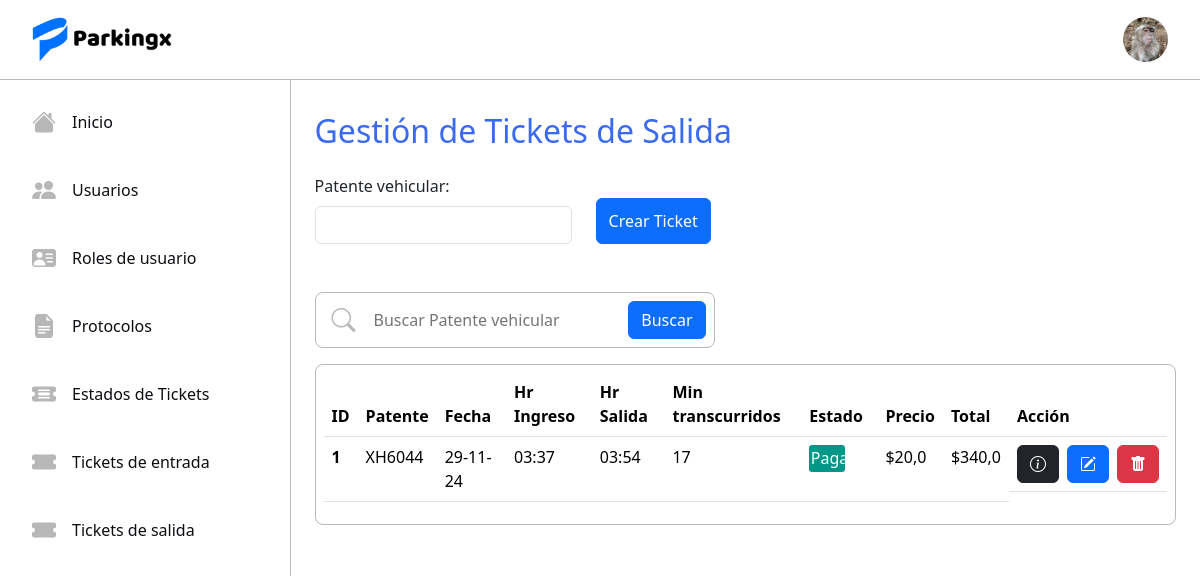
Page /ticketS/ (signed in) on the committed database.
### tickets/models.py (models this page shows, shortened)
class Usuario(AbstractUser):
    name = models.CharField(max_length=50)
    last_name = models.CharField(max_length=50)
    rut = models.CharField(max_length=10, unique=True)
    email = models.EmailField(max_length=254, unique=True)
    rol = models.ForeignKey(Rol, on_delete=models.RESTRICT)
    avatar = models.ImageField(upload_to='avatars', blank=True, null=True)

class TicketSalida(models.Model):
    date = models.DateField(auto_now_add=False, null=True, blank=True)
    entrace_time = models.TimeField(auto_now=False, auto_now_add=False, null=True, blank=True)
    exit_time = models.TimeField(auto_now=False, auto_now_add=False, null=True, blank=True)
    patente = models.CharField(max_length=6, unique=True)
    state = models.ForeignKey(TicketState, on_delete=models.RESTRICT, default=3)
    price = models.FloatField(null=True, blank=True, default="20.0")
    min_lapsed = models.PositiveIntegerField(null=True, blank=True)
    total = models.FloatField(null=True, blank=True)

class TicketState(models.Model):
    name = models.CharField(max_length=50, unique=True)
    description = models.TextField()
    def __str__(self) -> str:
        return self.name

### tickets/views.py (the view, shortened to what this page needs)
# urls.py: path('ticketS/', TicketSView.as_view(), name='ticketS'),
@method_decorator(login_required, name='dispatch')
class TicketSView(UserPassesTestMixin, View):
    template_name = 'tickets/tickets_salida/ticketsalida.html'
    def test_func(self):
        rol = self.request.user.rol.name
        return rol in ['root', 'Administrador', 'Cajero']
    def get(self, request):
        form = TicketSForm
        tickets = TicketSalida.objects.all()
        return render(request, self.template_name, {'form': form,'TicketS': tickets})

### tickets/templates/tickets/tickets_salida/ticketsalida.html (shortened to what this page needs)
{% extends "tickets/base.html" %}
{% block content %}
<div class="p-4">
    <h2 class="my-2 blue-sys">Gestión de Tickets de Salida</h2>
    {% if request.user.rol.name != 'Portero' %}
    <form method="POST">
        <div class="mb-5">
            <div class="d-flex flex-wrap gap-3 mt-4 mb-3">
                <p>
                    <label for="id_patente">Patente vehicular:</label>
                    <input type="text" name="patente" class="form-control mt-2" minlength="6" maxlength="6" required="" id="id_patente">
                </p>
                <div class="btn-form">
                    <button type="submit" class="btn btn-primary mt-4 mx-2">Crear Ticket</button>
                </div>
            </div>
        </div>
    </form>
    {% endif %}
    <div class="search-content mt-3">
        <i class="bi bi-search menu-icon"></i>
        <input type="text" class="search-inpt" placeholder="Buscar Patente vehicular" maxlength="6">
        <button class="btn btn-primary">Buscar</button>
    </div>
    {% if TicketS %}
        <div class="border-table mt-3">
            <table class="table ">
                <thead>
                    <tr>
                        <th scope="col">ID</th>
                        <th scope="col">Patente</th>
                        <th scope="col">Fecha</th>
                        <th scope="col">Hr Ingreso</th>
                        <th scope="col">Hr Salida</th>
                        <th scope="col">Min transcurridos</th>
                        <th scope="col">Estado</th>
                        <th scope="col">Precio</th>
                        <th scope="col">Total</th>
                        <th scope="col">Acción</th>
                    </tr>
                </thead>
                <tbody>
                    {% for p in TicketS %}
                    <tr>
                        <th scope="row">{{ p.id }}</th>
                        <td>{{ p.patente }}</td>
                        <td>{{ p.date|date:"d-m-y" }}</td>
                        <td>{{ p.entrace_time }}</td>
                        <td>{{ p.exit_time }}</td>
                        <td>{{ p.min_lapsed }}</td>
                        <td>
                            {% if p.state.name == 'Activo' %}
                            <p class="state-activo">{{ p.state }}</p>
                            {% elif p.state.name == 'Cerrado' %}
                            <p class="state-cerrado">{{ p.state }}</p>
                            {% elif p.state.name == 'Pagado' %}
                            <p class="state-pagado">{{ p.state }}</p>
                            {% endif %}
                        </td>
                        <td>${{ p.price }}</td>
                        <td>${{ p.total }}</td>
                        <td class="d-flex gap-2">
                            <a href="{% url 'ticketSdetail' p.id %}" class="btn btn-dark"><i class="bi bi-info-circle"></i></a>
                            {% if request.user.rol.name != 'Portero' %}
                            <a href="{% url 'ticketSupdate' p.id %}" class="btn btn-primary"><i class="bi bi-pencil-square"></i></a>
                            <a href="{% url 'ticketSdelete' p.id %}" class="btn btn-danger"><i class="bi bi-trash-fill"></i></a>
                            {% endif %}
                        </td>
                    {% endfor %}
                </tbody>
            </table>
        </div>
    {% else %}
    <h4 class="mt-4">No existen Tickets registrados...</h4>
    {% endif %}
    </div>
{% endblock %}

### tickets/templates/tickets/base.html (shortened to what this page needs)
<!DOCTYPE html>
<html lang="en">
<head>
    <link href="https://cdn.jsdelivr.net/npm/bootstrap@5.3.3/dist/css/bootstrap.min.css" rel="stylesheet">
    <link rel="stylesheet" href="https://cdn.jsdelivr.net/npm/bootstrap-icons@1.11.3/font/bootstrap-icons.min.css">
    {% load static %}
    {% load static %}
    <link rel="stylesheet" href="{% static 'tickets/css/styles.css' %}">
    <link rel="stylesheet" href="{% static 'tickets/css/login.css' %}">
</head>
<body>
    <nav class="navbar bg-body-tertiary">
        <div class="container-fluid">
            <img src="{% static 'tickets/img/Logo.png' %}" class="icon-project" alt="">
            {% if request.user.is_authenticated %}
            {% if request.user.avatar %}
            <img src="{{ request.user.avatar.url }}" alt="" class="avatar" id="avatar">
            {% else %}
            <img src="{% static 'tickets/img/defaultavatar.png' %}" alt="" class="avatar" id="avatar">
            {% endif %}
            {% else %}
            <a href="{% url 'login' %}" class="btn btn-primary">Iniciar sesión</a>
            {% endif %}
        </div>
    </nav>
    <div class="d-flex">
        <div class="sidebar">
            <ul class="nav menu flex-column">
                <li class="nav-item">
                    <a class="option nav-link" href="{% url 'home' %}">
                        <i class="bi bi-house-fill menu-icon"></i>
                        <p class="option-text">Inicio</p>
                    </a>
                </li>
                {% if request.user.rol.name == 'root' or request.user.rol.name == 'Administrador' %}
                <li class="nav-item">
                    <a class="option nav-link" href="{% url 'userlist' %}">
                        <i class="bi bi-people-fill menu-icon"></i>
                        <p class="option-text">Usuarios</p>
                    </a>
                </li>
                <li class="nav-item">
                    <a class="option nav-link" href="{% url 'listrol' %}">
                        <i class="bi bi-person-vcard-fill menu-icon"></i>
                        <p class="option-text">Roles de usuario</p>
                    </a>
                </li>
                <li class="nav-item">
                    <a class="option nav-link" href="{% url 'protocolos' %}">
                        <i class="bi bi-file-earmark-text-fill menu-icon"></i>
                        <p class="option-text">Protocolos</p>
                    </a>
                </li>
                <li class="nav-item">
                    <a class="option nav-link" href="{% url 'statelist' %}">
                        <i class="bi bi-ticket-detailed-fill menu-icon"></i>
                        <p class="option-text">Estados de Tickets</p>
                    </a>
                </li>
                {% endif %}
                {% if request.user.rol.name == 'root' or request.user.rol.name == 'Administrador' or request.user.rol.name == 'Cajero' or request.user.rol.name == 'Portero'%}
                <li class="nav-item">
                    <a class="option nav-link" href="{% url 'ticketE' %}">
                        <i class="bi bi-ticket-fill menu-icon"></i>
                        <p class="option-text">Tickets de entrada</p>
                    </a>
                </li>
                {% if request.user.rol.name != 'Portero' %}
                <li class="nav-item">
                    <a class="option nav-link" href="{% url 'ticketS' %}">
                        <i class="bi bi-ticket-fill menu-icon"></i>
                        <p class="option-text">Tickets de salida</p>
                    </a>
                </li>
                {% endif %}
                {% endif %}
            </ul>
        </div>
        <div class="home-content">
            {% block content %}{% endblock %}
        </div>
    </div>
</body>
    {% load static %}
</html>

### tickets/static/tickets/css/styles.css (style rules this page uses)
:root { --color1: #396af1; --color2: #0d0e12; --color3: #B7B7B7; --color4: #FFFFFF; }
nav { height: 5rem; border-bottom: solid 1px #B7B7B7; background-color: #FFFFFF; }
.bg-body-tertiary { background-color: #FFFFFF !important; }
.blue-sys { color: #396af1; }
.container-fluid { padding: 0 2rem; position: relative; }
.icon-project { width: 9rem; }
.sidebar { width: 20rem; height: 91.5vh; border-right: solid 1px #B7B7B7; }
.nav-link { padding: 0; color: black; transition: .3s; }
.menu { padding: 1rem; gap: 1rem; }
.menu-icon { font-size: 1.5rem; color: #B7B7B7; transition: .3s; }
.option { display: flex; align-items: center; gap: 1rem; padding: .5rem 1rem; border-radius: .5rem; }
.option-text { margin: 0; color: #0d0e12; }
.avatar { width: 45px; height: 45px; border-radius: 50%; cursor: pointer; }
p { margin: 0; }
.home-content { background-color: transparent; height: 91.5vh; width: 83.5%; scroll-behavior: smooth; overflow-y: scroll; }
.border-table { border: solid 1px #B7B7B7; border-radius: .5rem; padding: .4rem .5rem; }
.search-inpt { border: none; outline: none; width: 100%; }
.search-content { border: solid 1px #B7B7B7; border-radius: .5rem; padding: .5rem .5rem .5rem 1rem; display: flex; align-items: center; gap: 1rem; width: 25rem; }
.btn-form { display: flex; justify-content: end; }
.state-pagado { padding: .1rem; background-color: #009688; border-radius: .2rem; color: #fff; max-width: 60%; display: grid; place-items: center; }

### rows in the picture
Usuario: user.avatar (picture)
TicketSalida: id "1", patente "XH6044", date "29-11-24", entrace_time "03:37", exit_time "03:54", min_lapsed "17", state "Pagado", price "20,0", total "340,0"
